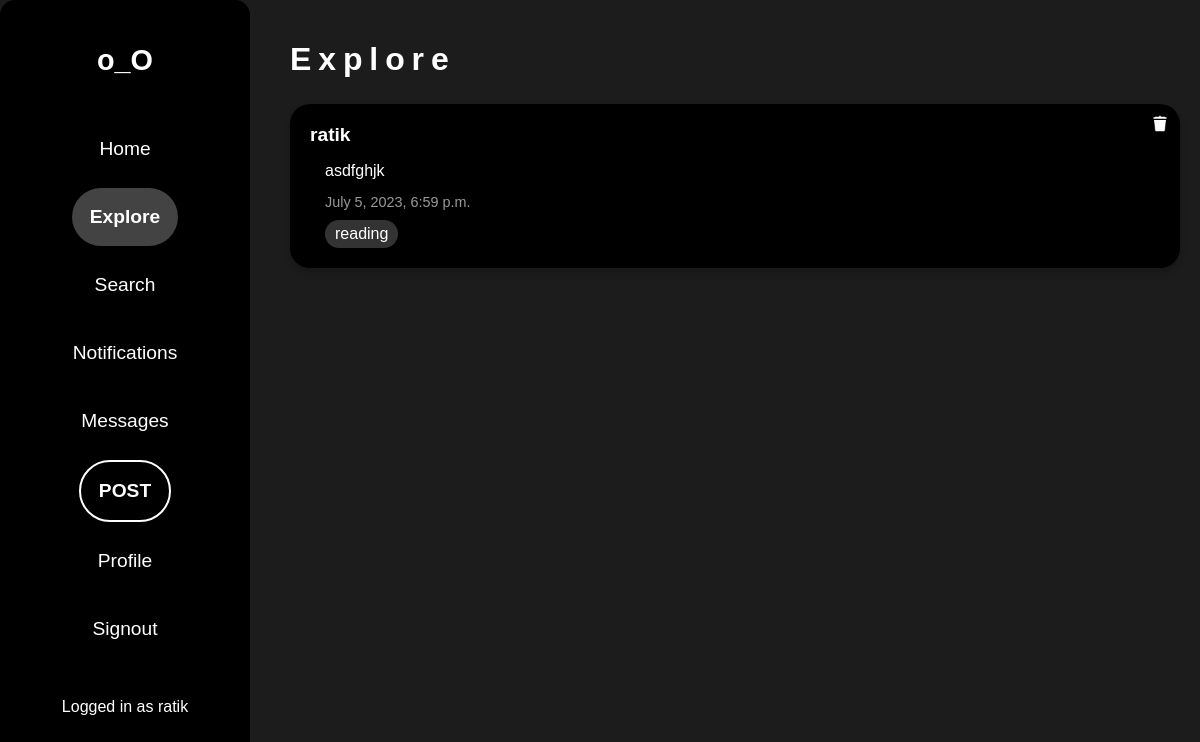
The app's page /explore/ (signed in) with its own data.
### main/models.py (models this page shows)
class post(models.Model):
    data = models.TextField()
    pic = models.ImageField(upload_to='media/images',blank=True)
    date_posted = models.DateTimeField(default=timezone.now)
    username = models.ForeignKey(User, on_delete=models.CASCADE)
    tags = models.CharField(max_length=100)

### main/views.py (the view)
# urls.py: path('explore/', views.explore,name='explore'),
@csrf_exempt
@login_required(login_url='login/')
def explore(request):
    posts = post.objects.all().filter().order_by('-date_posted')
    return render(request,'explore.html',{"posts":posts,"request":request})

### templates/explore.html (shortened to what this page needs)
{% extends "home.html" %}
{% block content %}
{% load static %}
<h1 class="pseudo-text-effect" data-after="E x p l o r e">
  <span>E</span>
  <span>x</span>
  <span>p</span>
  <span>l</span>
  <span>o</span>
  <span>r</span>
  <span>e</span>
</h1>
{% for post in posts %}
  <div class="post">
    <div class="post-content">
      {% if user.is_superuser or post.username == user %}
      <a href="{% url 'delete_post' post.id %}" class="delete-post-link">
        <img src="{% static 'delete.png' %}" alt="Delete Post" class="delete-post-icon">
      </a>
      {% endif %}
      <p class="description">{{ post.data }}</p>
      <p class="date">{{ post.date_posted }}</p>
      <ul class="tags">
        <li>{{ post.tags }}</li>
      </ul>
    </div>
  </div>
{% endfor %}
{% endblock %}

### templates/home.html (shortened to what this page needs)
<!DOCTYPE html>
<html>
<head>
</head>
<body>
  <div class="sidebar">
    <div class="sidebar-header">
      <h2>o_O</h2>
    </div>
    <ul class="sidebar-menu">
      <li  {% if request.path == '/'%}class="active"{% endif %} {% if request.path == '/first' %}class="active"{% endif %}><a href="{% url 'first' %}" onclick="loadContent('/first')" >Home</a></li>
      <li {% if request.path == '/explore/' %}class="active"{% endif %}><a href="{% url 'explore' %}" onclick="loadContent('/explore')">Explore</a></li>
      <li {% if request.path == "/search/"|add:user.username|add:"/" %}class="active"{% endif %}><a href="{% url 'search' user.username %}">Search</a></li>
      <li {% if request.path == '/notifications' %}class="active"{% endif %}><a href="{% url 'notifications' %}" onclick="loadContent('/notifications')">Notifications</a></li>
      <li><a href="{% url 'message' %}" onclick="loadContent('/your-view-url-messages')">Messages</a></li>
      <li {% if request.path == '/savepost' %}class="active"{% endif %} class="highlight"><a href="{% url 'savepost' %}" onclick="loadContent('/savepost')">POST</a></li>
      <li {% if request.path == "/profile/"|add:user.username|add:"/" %}class="active"{% endif %}><a href="{% url 'profile' user.username %}">Profile</a></li>
      <li><a href="{% url 'logout_view' %}" onclick="loadContent('/your-view-url-messages')">Signout</a></li>
    </ul>
    <div class="sidebar-footer">Logged in as {{request.user}}</div>
  </div>
  <div class="content">
    <div id="content-container">
      {% block content %}
      {% endblock %}
    </div>
  </div>
</body>
</html>

### templates/home.html (style rules this page uses)
body { background-color: #1c1c1c; color: #ffffff; margin: 0; font-family: Arial, sans-serif; }
.sidebar { width: 250px; height: 100vh; background-color: black; padding: 20px; border-radius: 15px; box-sizing: border-box; position: fixed; display: flex; flex-direction: column; align-items: center; }
.sidebar-header { margin-bottom: 19px; }
.sidebar-footer { margin-top: 30px; text-align: center; }
.highlight { border-radius: 150px; border: 2px solid white; font-weight: bold; }
.sidebar-header h2 { font-size: 1.8rem; color: #ffffff; text-align: center; }
.sidebar-menu { list-style-type: none; padding: 0; margin: 0; display: flex; flex-direction: column; align-items: center; }
.sidebar-menu li { margin-bottom: 10px; }
.sidebar-menu li a { color: #ffffff; text-decoration: none; display: block; padding: 18px; font-size: 1.2rem; }
.sidebar-menu li.active a { font-weight: bold; background-color: #434343; border-radius: 30px; }
.content { margin-left: 270px; padding: 20px; }

### templates/explore.html (style rules this page uses)
.pseudo-text-effect { position: relative; display: inline-block; color: inherit; text-decoration: none; font-size: 2rem; overflow: hidden; transition: transform 0.5s; letter-spacing: -1px; }
.pseudo-text-effect::after { content: attr(data-after); display: inline-block; transform: translateY(100%); position: absolute; left: 0; transition: inherit; }
.pseudo-text-effect span { display: inline-block; transition: transform 0.3s; position: relative; }
.post { position: relative; background-color: #000000; border-radius: 20px; box-shadow: 0 4px 6px rgba(0, 0, 0, 0.2); margin-bottom: 30px; padding: 20px; color: #ffffff; transition: transform 0.2s ease; }
.post .username { font-size: 1.2rem; font-weight: bold; color: #ffffff; text-decoration: none; }
.post .description { margin-bottom: 10px; padding-left: 15px; }
.post .date { color: #999999; font-size: 0.9rem; margin-bottom: 10px; padding-left: 15px; }
.post .tags { list-style-type: none; padding: 0; margin: 0; padding-left: 15px; }
.post .tags li { display: inline-block; margin-right: 10px; background-color: #333333; color: #ffffff; padding: 5px 10px; border-radius: 20px; }
.delete-post-link { position: absolute; top: 10px; right: 10px; z-index: 1; }
.delete-post-icon { width: 20px; height: 20px; cursor: pointer; }

### records on screen
post: username.username "ratik", data "asdfghjk", date_posted "July 5, 2023, 6:59 p.m.", tags "reading"

### other values on screen
{{ request.user }} "ratik"
